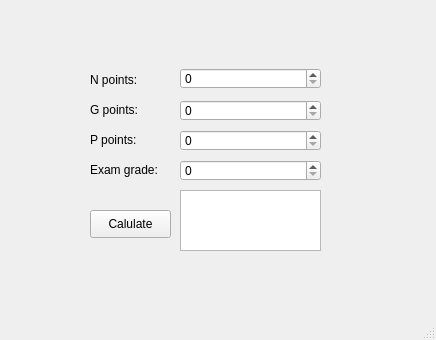
<?xml version="1.0" encoding="UTF-8"?>
<ui version="4.0">
 <class>MainWindow</class>
 <widget class="QMainWindow" name="MainWindow">
  <property name="geometry">
   <rect>
    <x>0</x>
    <y>0</y>
    <width>436</width>
    <height>340</height>
   </rect>
  </property>
  <property name="windowTitle">
   <string>MainWindow</string>
  </property>
  <widget class="QWidget" name="centralwidget">
   <widget class="QLabel" name="label">
    <property name="geometry">
     <rect>
      <x>90</x>
      <y>70</y>
      <width>71</width>
      <height>20</height>
     </rect>
    </property>
    <property name="text">
     <string>N points:</string>
    </property>
   </widget>
   <widget class="QLabel" name="label_2">
    <property name="geometry">
     <rect>
      <x>90</x>
      <y>100</y>
      <width>71</width>
      <height>20</height>
     </rect>
    </property>
    <property name="text">
     <string>G points:</string>
    </property>
   </widget>
   <widget class="QLabel" name="label_3">
    <property name="geometry">
     <rect>
      <x>90</x>
      <y>130</y>
      <width>71</width>
      <height>20</height>
     </rect>
    </property>
    <property name="text">
     <string>P points:</string>
    </property>
   </widget>
   <widget class="QLabel" name="label_4">
    <property name="geometry">
     <rect>
      <x>90</x>
      <y>160</y>
      <width>91</width>
      <height>20</height>
     </rect>
    </property>
    <property name="text">
     <string>Exam grade:</string>
    </property>
   </widget>
   <widget class="QPushButton" name="calculatePushButton">
    <property name="geometry">
     <rect>
      <x>90</x>
      <y>210</y>
      <width>81</width>
      <height>28</height>
     </rect>
    </property>
    <property name="text">
     <string>Calulate</string>
    </property>
   </widget>
   <widget class="QTextBrowser" name="textBrowser">
    <property name="geometry">
     <rect>
      <x>180</x>
      <y>190</y>
      <width>141</width>
      <height>61</height>
     </rect>
    </property>
   </widget>
   <widget class="QSpinBox" name="spinBoxN">
    <property name="geometry">
     <rect>
      <x>180</x>
      <y>68</y>
      <width>141</width>
      <height>21</height>
     </rect>
    </property>
   </widget>
   <widget class="QSpinBox" name="spinBoxG">
    <property name="geometry">
     <rect>
      <x>180</x>
      <y>100</y>
      <width>141</width>
      <height>21</height>
     </rect>
    </property>
   </widget>
   <widget class="QSpinBox" name="spinBoxP">
    <property name="geometry">
     <rect>
      <x>180</x>
      <y>130</y>
      <width>141</width>
      <height>21</height>
     </rect>
    </property>
   </widget>
   <widget class="QSpinBox" name="spinBoxE">
    <property name="geometry">
     <rect>
      <x>180</x>
      <y>160</y>
      <width>141</width>
      <height>21</height>
     </rect>
    </property>
   </widget>
  </widget>
  <widget class="QMenuBar" name="menubar">
   <property name="geometry">
    <rect>
     <x>0</x>
     <y>0</y>
     <width>436</width>
     <height>25</height>
    </rect>
   </property>
  </widget>
  <widget class="QStatusBar" name="statusbar"/>
 </widget>
 <resources/>
 <connections/>
</ui>
